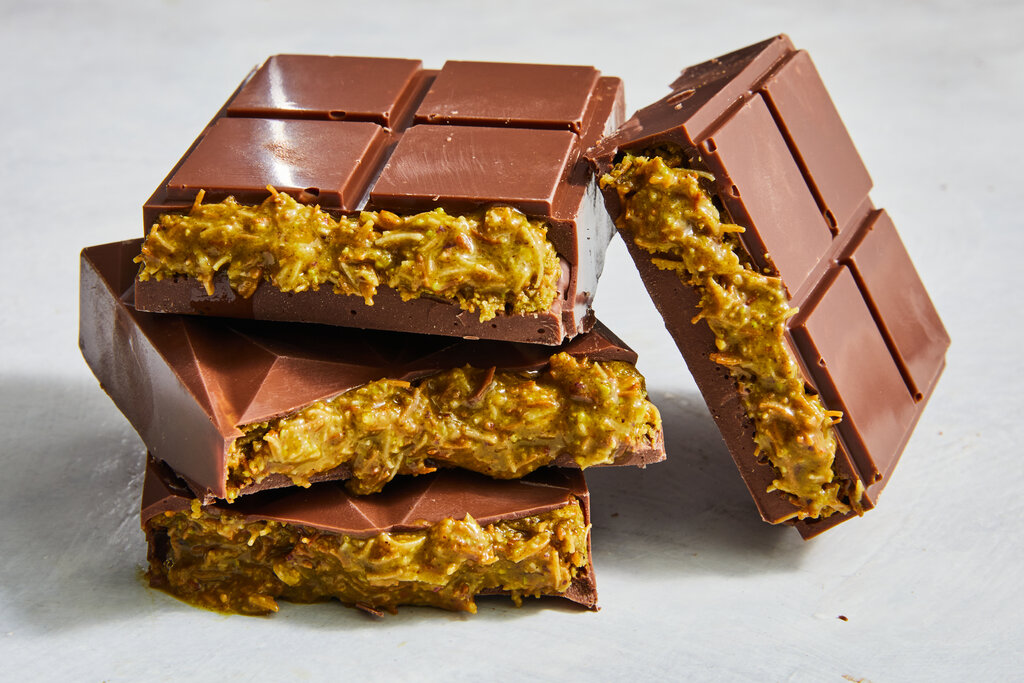
#> input picture 28_ComputerVision_OpenCV/dubai-chocolate.jpg, 1024 x 683 px
$ python part3_countours_and_segmentation.py
#> lines starting #> are read from the running program, lines starting #| are printed output that depends on the picture; after the words box and inside, x2 and y2 are one past the last pixel; in counts of white or black regions, pixels touching at a corner belong together
import cv2
import numpy as np
import matplotlib.pyplot as plt

# ====== OPENCV VISUAL LEARNING LAB ======
# This script breaks down what OpenCV actually DOES to your images

def show_processing_pipeline(image_path):
    """
    Demonstrates OpenCV operations step-by-step with visual output.
    Use a photo with objects/people for best results!
    """
#> called with image_path = 'dubai-chocolate.jpg'

    # Load your image
    img = cv2.imread(image_path)
#> img is the input picture: shape (683, 1024, 3); mean B, G, R 119.7, 141.5, 165.8
    if img is None:
        print(f"❌ Could not load image: {image_path}")
        print("💡 Try: 'example.jpg', 'photo.png', or full path like '/Users/you/Pictures/photo.jpg'")
        return

    # Convert BGR (OpenCV default) to RGB (for matplotlib)
    img_rgb = cv2.cvtColor(img, cv2.COLOR_BGR2RGB)

    print(f"\n📸 Image loaded: {img.shape[1]}x{img.shape[0]} pixels")
#| 📸 Image loaded: 1024x683 pixels
    print(f"   Data type: {img.dtype} (values 0-255)")
#|    Data type: uint8 (values 0-255)
    print(f"   Memory: {img.nbytes / 1024:.1f} KB\n")
#|    Memory: 2049.0 KB

    # ====== PIPELINE STAGE 1: Color Spaces ======
    print("🎨 STAGE 1: Understanding Color Spaces")
    gray = cv2.cvtColor(img, cv2.COLOR_BGR2GRAY)
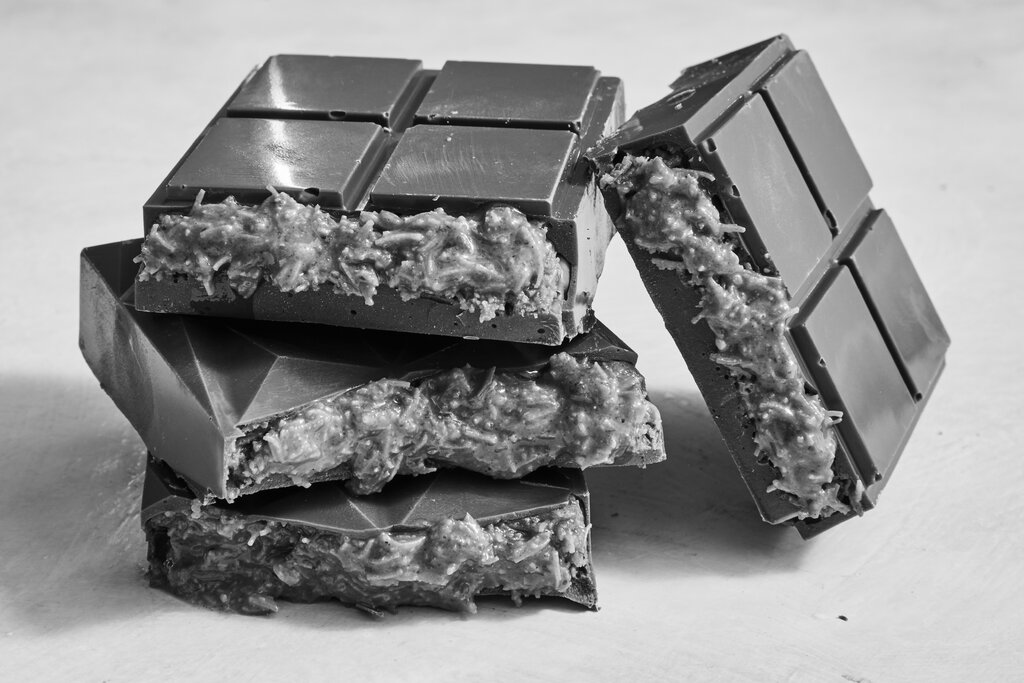
#> gray: shape (683, 1024); min 0, max 255, mean 146.3
    hsv = cv2.cvtColor(img, cv2.COLOR_BGR2HSV)
#> hsv: shape (683, 1024, 3); mean H, S, V 45.5, 94.9, 167.3

    print(f"   Original: 3 channels (B,G,R) = {img.shape}")
#|    Original: 3 channels (B,G,R) = (683, 1024, 3)
    print(f"   Grayscale: 1 channel = {gray.shape}")
#|    Grayscale: 1 channel = (683, 1024)
    print(f"   HSV: Hue, Saturation, Value (better for color detection)\n")

    # ====== PIPELINE STAGE 2: Edge Detection (Calculus!) ======
    print("📐 STAGE 2: Edge Detection = Finding Gradients")

    # Blur first to reduce noise
    blurred = cv2.GaussianBlur(gray, (5, 5), 0)

    # Canny edge detection (finds where brightness changes rapidly)
    edges = cv2.Canny(blurred, threshold1=50, threshold2=150)
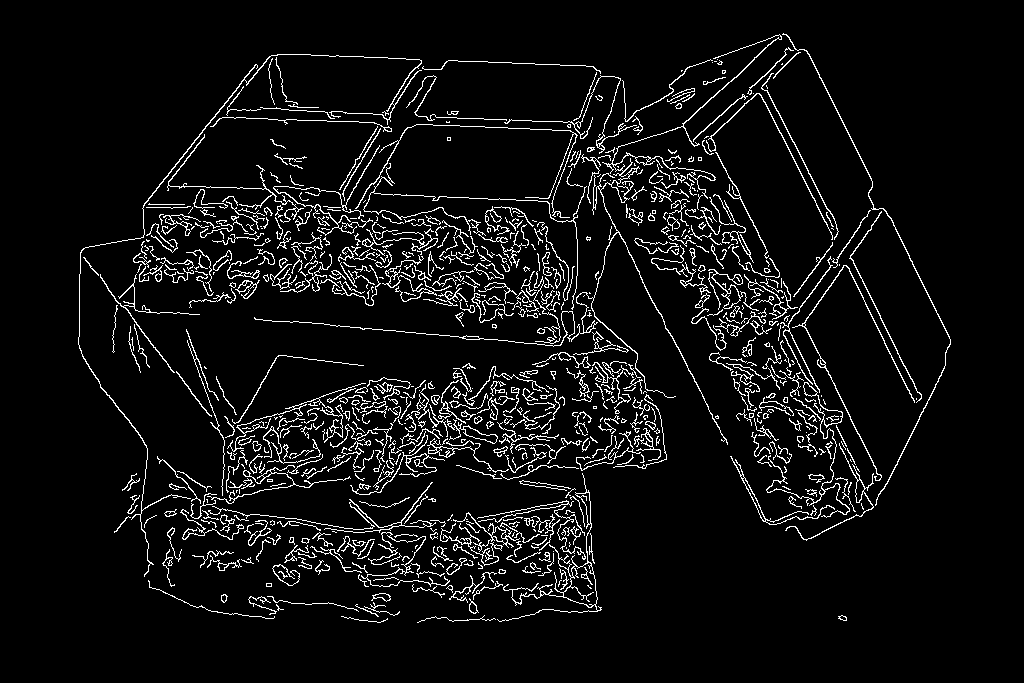
#> edges: shape (683, 1024); 6.2% white in thin lines or dots, all inside (x1, y1, x2, y2) = (78, 33, 951, 623)

    print(f"   Gaussian Blur: Smooths noise using 2D Gaussian function")
    print(f"   Canny Algorithm: Finds edges using derivative (gradient)")
    print(f"   Math: Edge = where ∂I/∂x or ∂I/∂y is large\n")

    # ====== PIPELINE STAGE 3: Morphological Operations ======
    print("🔧 STAGE 3: Morphological Operations (Shape Processing)")

    # Create binary image (threshold)
    _, binary = cv2.threshold(gray, 127, 255, cv2.THRESH_BINARY_INV + cv2.THRESH_OTSU)
#> binary: shape (683, 1024); 45.1% white; 368 white regions (346 under 20 px), largest, box (x1, y1, x2, y2) and area: (0, 35, 950, 626) 313266, (613, 393, 633, 424) 360, (856, 160, 872, 189) 112

    # Morphology kernels
    kernel_small = cv2.getStructuringElement(cv2.MORPH_ELLIPSE, (5, 5))
    kernel_large = cv2.getStructuringElement(cv2.MORPH_ELLIPSE, (9, 9))

    morph_open = cv2.morphologyEx(binary, cv2.MORPH_OPEN, kernel_small)
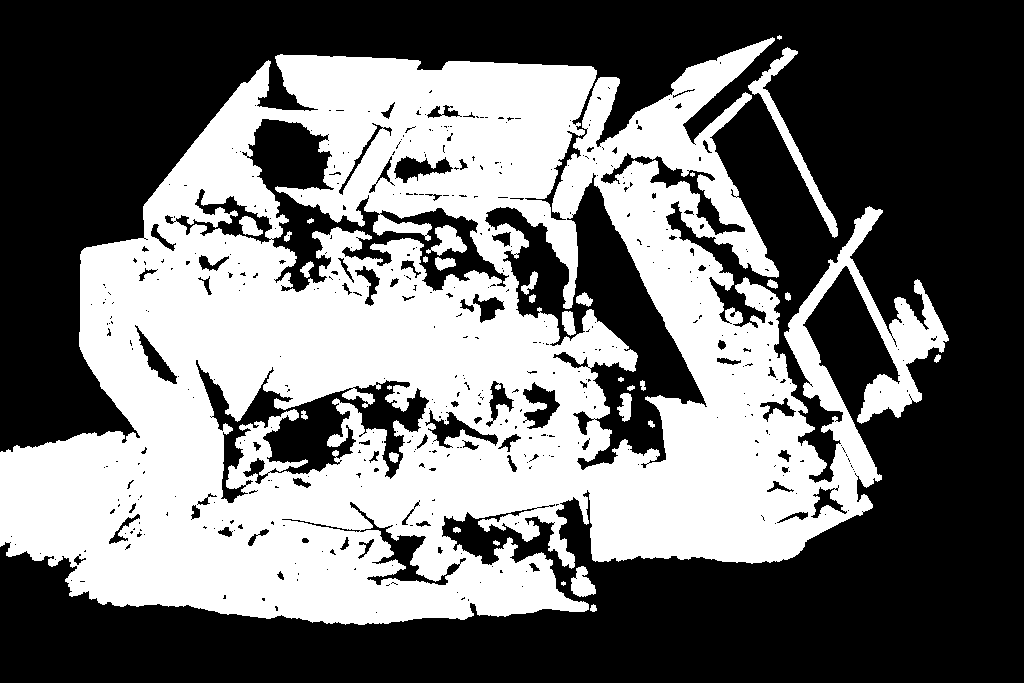
#> morph_open: shape (683, 1024); 43.5% white; 31 white regions (4 under 20 px), largest, box (x1, y1, x2, y2) and area: (0, 37, 949, 625) 298747, (748, 47, 838, 238) 2072, (426, 225, 467, 256) 639
    morph_close = cv2.morphologyEx(binary, cv2.MORPH_CLOSE, kernel_large)
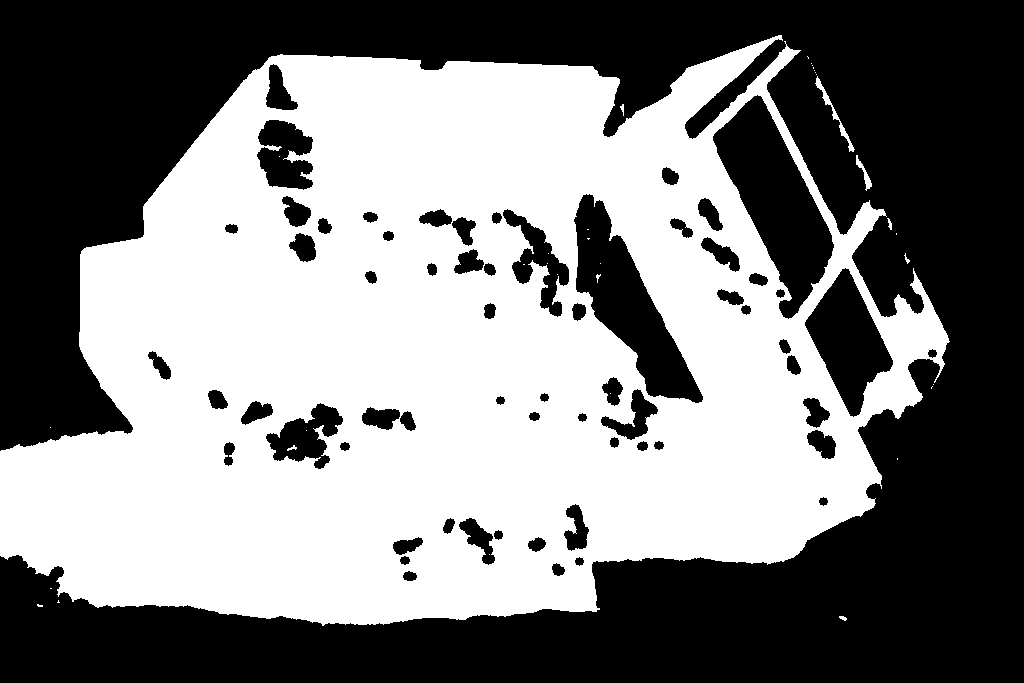
#> morph_close: shape (683, 1024); 49.8% white; 35 white regions (26 under 20 px)

    print(f"   Erosion: Shrinks bright regions (removes small noise)")
    print(f"   Dilation: Expands bright regions (fills gaps)")
    print(f"   Opening: Erosion → Dilation (removes noise)")
    print(f"   Closing: Dilation → Erosion (fills holes)\n")

    # ====== PIPELINE STAGE 4: Contour Detection ======
    print("🎯 STAGE 4: Contour Detection (Graph Theory)")

    contours, hierarchy = cv2.findContours(
        morph_close,
        cv2.RETR_EXTERNAL,
        cv2.CHAIN_APPROX_SIMPLE
    )
#> contours = 22 contours, 19 with area under 20; largest, box (x1, y1, x2, y2) and area: (0, 35, 950, 626) 396808, (815, 76, 855, 152) 246, (856, 155, 872, 191) 115

    # Draw all contours on original image
    contour_img = img_rgb.copy()
    cv2.drawContours(contour_img, contours, -1, (0, 255, 0), 2)
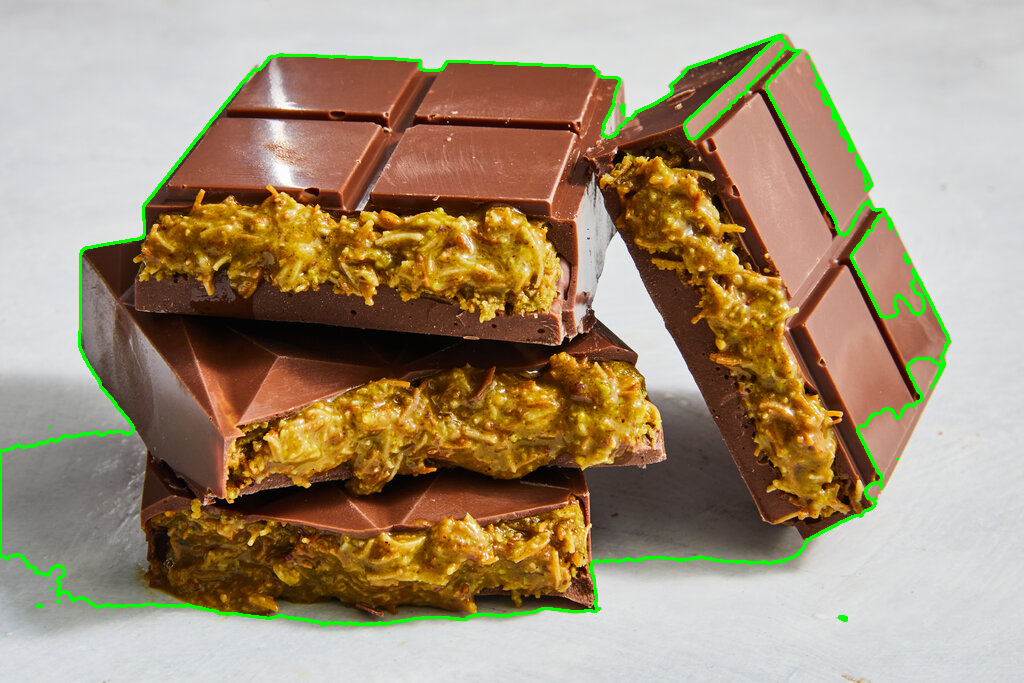
#> contour_img: shape (683, 1024, 3); mean R, G, B 162.7, 144, 117.8

    # Analyze significant contours
    significant_contours = [c for c in contours if cv2.contourArea(c) > 500]
#> significant_contours = 1 contour; box (x1, y1, x2, y2) and area: (0, 35, 950, 626) 396808

    print(f"   Found {len(contours)} total contours")
#|    Found 22 total contours
    print(f"   Significant contours (>500px²): {len(significant_contours)}")
#|    Significant contours (>500px²): 1
    print(f"   Algorithm: Traces connected components (like flood fill)\n")

    # ====== PIPELINE STAGE 5: Object Analysis ======
    print("📊 STAGE 5: Object Analysis & Feature Extraction")

    analysis_img = img_rgb.copy()

    for i, contour in enumerate(significant_contours[:10]):  # Analyze top 10
        # Bounding box
        x, y, w, h = cv2.boundingRect(contour)

        # Calculate features
        area = cv2.contourArea(contour)
        perimeter = cv2.arcLength(contour, True)

        # Moments (for centroid)
        M = cv2.moments(contour)
        if M["m00"] != 0:
            cx = int(M["m10"] / M["m00"])
            cy = int(M["m01"] / M["m00"])
        else:
            cx, cy = x + w//2, y + h//2

        # Circularity (how round is it?)
        circularity = 4 * np.pi * area / (perimeter ** 2) if perimeter > 0 else 0

        # Draw analysis
        color = tuple(np.random.randint(100, 255, 3).tolist())
        cv2.rectangle(analysis_img, (x, y), (x+w, y+h), color, 2)
        cv2.circle(analysis_img, (cx, cy), 5, (255, 0, 0), -1)

        cv2.putText(analysis_img, f"#{i+1}", (x, y-10),
                   cv2.FONT_HERSHEY_SIMPLEX, 0.6, color, 2)

        print(f"   Object #{i+1}:")
        print(f"      Area: {area:.0f} px² | Perimeter: {perimeter:.0f} px")
        print(f"      Circularity: {circularity:.2f} (1.0 = perfect circle)")
        print(f"      Aspect Ratio: {w/h:.2f} | Center: ({cx}, {cy})")
#> this loop made 1 pass
#> (x, y, w, h, area, perimeter, cx, cy) on pass 1: (0, 35, 950, 591, 396807.5, 3953.8, 464, 350)
#|    Object #1:
#|       Area: 396808 px² | Perimeter: 3954 px
#|       Circularity: 0.32 (1.0 = perfect circle)
#|       Aspect Ratio: 1.61 | Center: (464, 350)
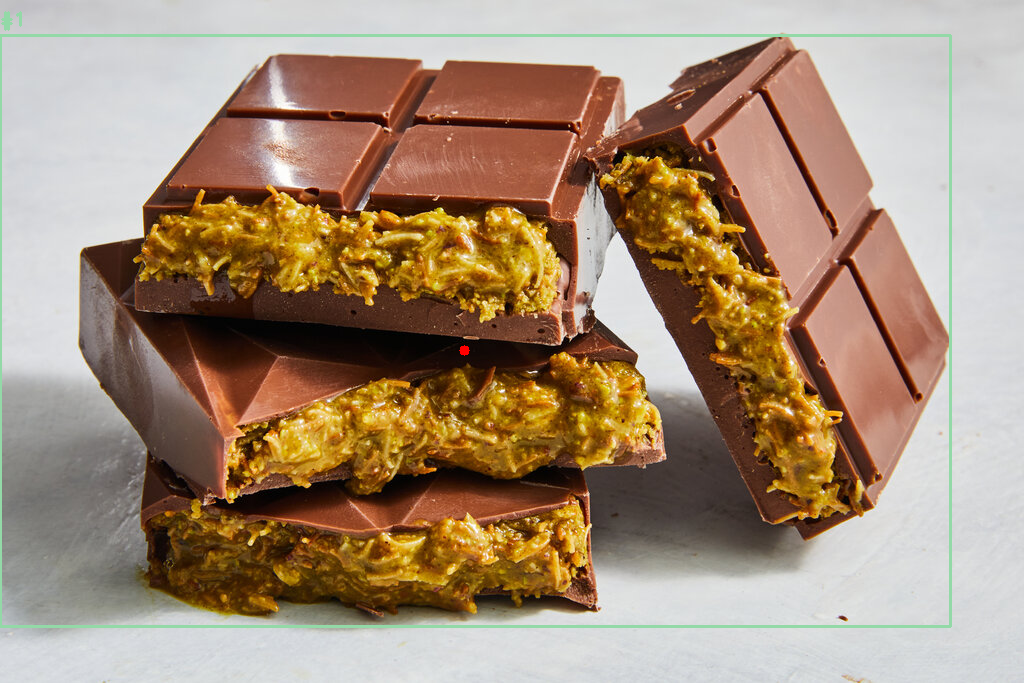
#> analysis_img: shape (683, 1024, 3); mean R, G, B 165.1, 141.6, 119.2

    # ====== CREATE VISUAL COMPARISON ======
    fig, axes = plt.subplots(3, 3, figsize=(15, 15))
    fig.suptitle('OpenCV Processing Pipeline - What Happens to Your Image',
                 fontsize=16, fontweight='bold')

    # Row 1: Color spaces
    axes[0, 0].imshow(img_rgb)
    axes[0, 0].set_title('Original Image\n(RGB Color Space)', fontweight='bold')
    axes[0, 0].axis('off')

    axes[0, 1].imshow(gray, cmap='gray')
    axes[0, 1].set_title('Grayscale\n(1 channel: luminance)', fontweight='bold')
    axes[0, 1].axis('off')

    axes[0, 2].imshow(hsv)
    axes[0, 2].set_title('HSV Color Space\n(Hue-Saturation-Value)', fontweight='bold')
    axes[0, 2].axis('off')

    # Row 2: Edge detection
    axes[1, 0].imshow(blurred, cmap='gray')
    axes[1, 0].set_title('Gaussian Blur\n(Noise Reduction)', fontweight='bold')
    axes[1, 0].axis('off')

    axes[1, 1].imshow(edges, cmap='gray')
    axes[1, 1].set_title('Canny Edges\n(Gradient Detection)', fontweight='bold')
    axes[1, 1].axis('off')

    axes[1, 2].imshow(binary, cmap='gray')
    axes[1, 2].set_title('Binary Threshold\n(Otsu\'s Method)', fontweight='bold')
    axes[1, 2].axis('off')

    # Row 3: Morphology and contours
    axes[2, 0].imshow(morph_open, cmap='gray')
    axes[2, 0].set_title('Morphological Opening\n(Noise Removal)', fontweight='bold')
    axes[2, 0].axis('off')

    axes[2, 1].imshow(contour_img)
    axes[2, 1].set_title(f'Contour Detection\n({len(contours)} objects found)', fontweight='bold')
    axes[2, 1].axis('off')

    axes[2, 2].imshow(analysis_img)
    axes[2, 2].set_title('Object Analysis\n(Features Extracted)', fontweight='bold')
    axes[2, 2].axis('off')

    plt.tight_layout()
    plt.savefig('opencv_pipeline_output.png', dpi=150, bbox_inches='tight')
    print(f"\n✅ Pipeline complete! Saved to: opencv_pipeline_output.png")
    plt.show()

    return img_rgb, analysis_img


# ====== BONUS: Real-time Color Detection ======
# [53 lines left out: function color_object_detector, not called in this run]


# ====== RUN THE LAB ======
if __name__ == "__main__":
    print("\n" + "="*60)
    print("🎓 OPENCV VISUAL LEARNING LAB")
    print("="*60)
    print("\n📌 Instructions:")
    print("   1. Use a photo with clear objects/people")
    print("   2. Run: show_processing_pipeline('your_photo.jpg')")
    print("   3. Bonus: color_object_detector('photo.jpg', 'red')")
    print("\n💡 Good test images:")
    print("   - Room photo with furniture")
    print("   - Outdoor scene with people")
    print("   - Objects on a table")
    print("   - Download a sample: https://unsplash.com/photos/")
    print("\n" + "="*60)

    # Example usage (uncomment and replace with your image):
    show_processing_pipeline('dubai-chocolate.jpg')
    # color_object_detector('example.jpg', 'blue')

$ run again, with 28_ComputerVision_OpenCV/data-calculus-hero.jpg copied over 28_ComputerVision_OpenCV/dubai-chocolate.jpg
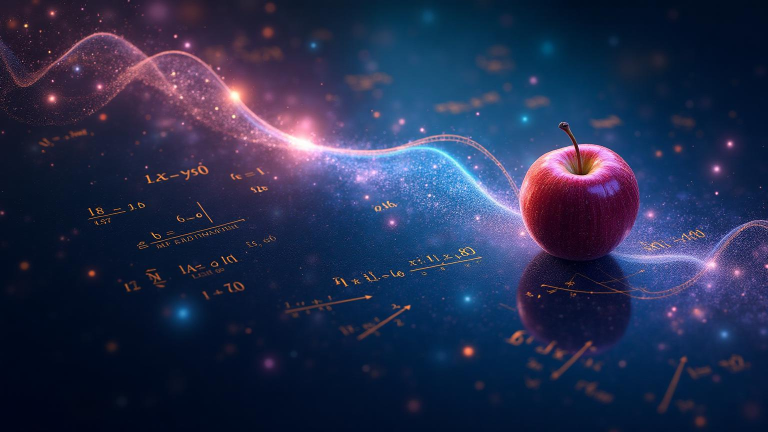
#> input picture 28_ComputerVision_OpenCV/data-calculus-hero.jpg, 1536 x 864 px (shown at 1/2 size)
#> in show_processing_pipeline, img is the input picture: shape (864, 1536, 3); mean B, G, R 78.7, 45.9, 37.2
#| 📸 Image loaded: 1536x864 pixels
#|    Data type: uint8 (values 0-255)
#|    Memory: 3888.0 KB
#> hsv: shape (864, 1536, 3); mean H, S, V 117, 183.3, 81.9
#|    Original: 3 channels (B,G,R) = (864, 1536, 3)
#|    Grayscale: 1 channel = (864, 1536)
#> in show_processing_pipeline, `edges = cv2.Canny(blurred, threshold1=50, threshold2=150)`:
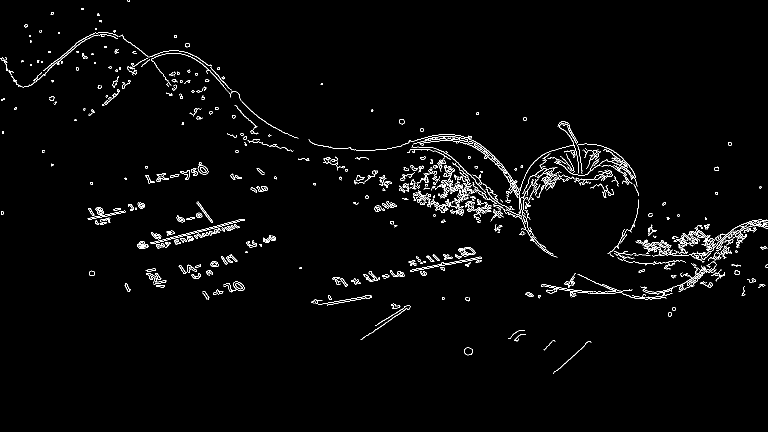
#> edges: shape (864, 1536) (shown at 1/2 size); 2% white in thin lines or dots, all inside (x1, y1, x2, y2) = (0, 0, 1536, 748)
#> binary: shape (864, 1536); 81.2% white; 2369 black regions (2201 under 20 px), largest, box (x1, y1, x2, y2) and area: (37, 63, 1536, 646) 223030, (696, 123, 789, 181) 2547, (1182, 232, 1238, 256) 834
#> morph_open: shape (864, 1536); 79.2% white; 801 black regions (672 under 20 px), largest, box (x1, y1, x2, y2) and area: (5, 61, 1536, 660) 258494, (1182, 232, 1238, 256) 839, (360, 324, 417, 360) 634
#> morph_close: shape (864, 1536); 84.7% white; 54 black regions
#> contours = 1 contour; box (x1, y1, x2, y2) and area: (0, 0, 1536, 864) 1324648
#> contour_img: shape (864, 1536, 3); mean R, G, B 37.1, 47.6, 78.4
#> significant_contours has the same summary as contours
#|    Found 1 total contours
#|    Significant contours (>500px²): 1
#> the loop in show_processing_pipeline, `for i, contour in enumerate(significant_contours[:10]):` made 1 pass
#> (x, y, w, h, area, perimeter, cx, cy) on pass 1: (0, 0, 1536, 864, 1324648.5, 4805.9, 767, 431)
#> (printed output is left out)
#> after the loop in show_processing_pipeline, `for i, contour in enumerate(significant_contours[:10]):`:
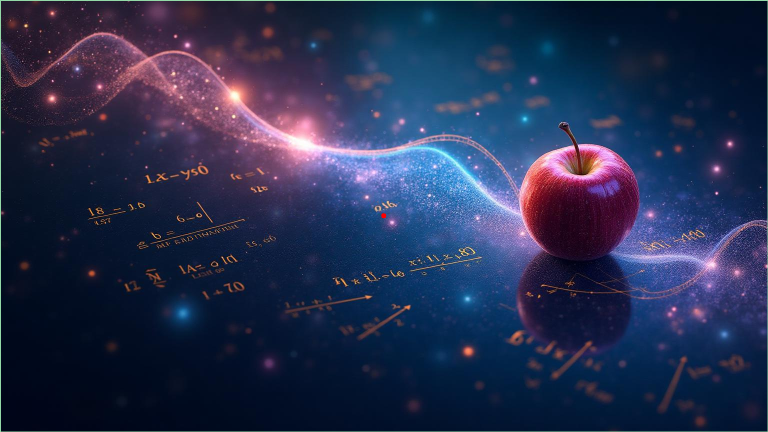
#> analysis_img: shape (864, 1536, 3) (shown at 1/2 size); mean R, G, B 38, 46.9, 79.3
